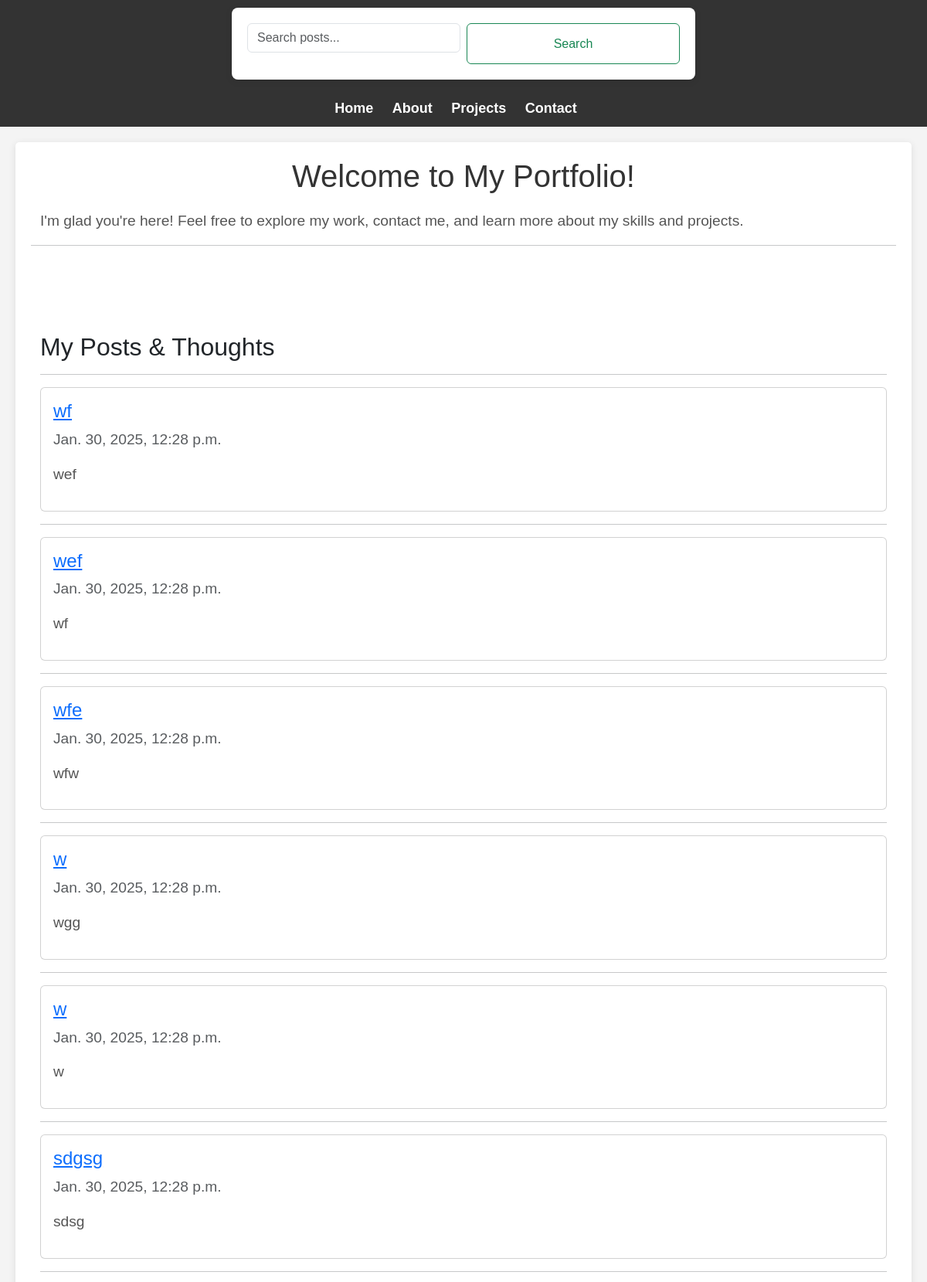
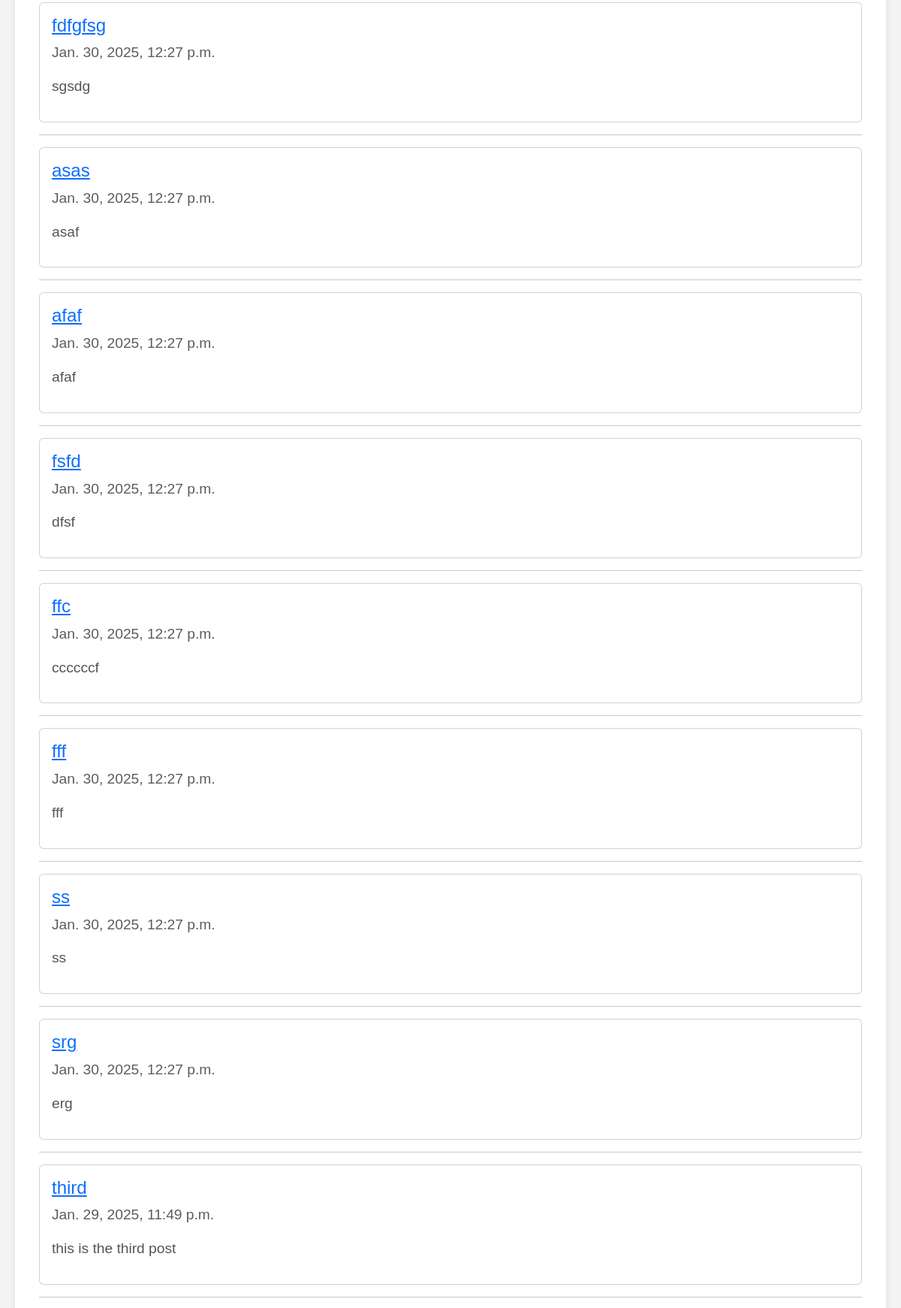
The page / (upper part) on the database its author committed (2 pictures, top to bottom).
### core/models.py (models this page shows, shortened)
class Post(models.Model):
    TYPES = (
        ('text', 'Text'),
        ('image', 'Image'),
        ('video', 'Video'),
        ('podcast', 'Podcast'),
    )
    title = models.CharField(max_length=200)
    content = models.TextField()
    media_url = models.URLField(blank=True, null=True)  # URL for media like images, videos, podcasts
    image = models.ImageField(upload_to='posts/', blank=True, null=True)
    created_at = models.DateTimeField(auto_now_add=True)

### core/views.py (the view)
# urls.py: path('', HomeView.as_view(), name='home'),
class HomeView(ListView):
    model = Post
    template_name = 'core/home.html'  # Your template name
    context_object_name = 'posts'  # Variable name in the template
    paginate_by = 15  # Show 15 posts per page
    def get_queryset(self):
        query = self.request.GET.get('q')
        queryset = Post.objects.all().order_by('-created_at')
        if query:
            queryset = queryset.filter(Q(title__icontains=query) | Q(content__icontains=query))
        return queryset

### core/templates/core/home.html (shortened to what this page needs)
{% extends 'base.html' %}
{% block content %}
<div class="container">
    <h1>Welcome to My Portfolio!</h1>
    <p>I'm glad you're here! Feel free to explore my work, contact me, and learn more about my skills and projects.</p>
</div>
    <hr>
    <br><br><br>
<div class="container mt-4">
    <h2>My Posts & Thoughts</h2>
    <hr>
    {% for post in posts %}
        <div class="card mb-3">
            <div class="card-body">
                <h4><a href="{% url 'core:post_detail' pk=post.pk %}">{{ post.title }}</a></h4>
                <p class="text-muted">{{ post.created_at }}</p>
                <p>{{ post.content|truncatewords:30 }}</p>
            </div>
        </div>
        <hr>
    {% empty %}
        <hr>
        <p>No posts available.</p>
    {% endfor %}
</div>
{% endblock %}

### static/css/styles.css (style rules this page uses)
body { font-family: Arial, sans-serif; background-color: #f4f4f4; margin: 0; padding: 0; }
h1 { text-align: center; color: #333; }
body { font-family: Arial, sans-serif; margin: 0; padding: 0; background-color: #f4f4f4; }
h1 { font-size: 2em; color: #333; }
.container h1 { font-size: 2.5rem; color: #333; margin-bottom: 20px; }
.container p { font-size: 1.2rem; color: #555; }

### rows shown on the page
Post: title "wf", created_at "Jan. 30, 2025, 12:28 p.m.", content "wef"
Post: title "wef", created_at "Jan. 30, 2025, 12:28 p.m.", content "wf"
Post: title "wfe", created_at "Jan. 30, 2025, 12:28 p.m.", content "wfw"
Post: title "w", created_at "Jan. 30, 2025, 12:28 p.m.", content "wgg"
Post: title "w", created_at "Jan. 30, 2025, 12:28 p.m.", content "w"
Post: title "sdgsg", created_at "Jan. 30, 2025, 12:28 p.m.", content "sdsg"
Post: title "fdfgfsg", created_at "Jan. 30, 2025, 12:27 p.m.", content "sgsdg"
Post: title "asas", created_at "Jan. 30, 2025, 12:27 p.m.", content "asaf"
Post: title "afaf", created_at "Jan. 30, 2025, 12:27 p.m.", content "afaf"
Post: title "fsfd", created_at "Jan. 30, 2025, 12:27 p.m.", content "dfsf"
Post: title "ffc", created_at "Jan. 30, 2025, 12:27 p.m.", content "ccccccf"
Post: title "fff", created_at "Jan. 30, 2025, 12:27 p.m.", content "fff"
Post: title "ss", created_at "Jan. 30, 2025, 12:27 p.m.", content "ss"
Post: title "srg", created_at "Jan. 30, 2025, 12:27 p.m.", content "erg"
Post: title "third", created_at "Jan. 29, 2025, 11:49 p.m.", content "this is the third post"
